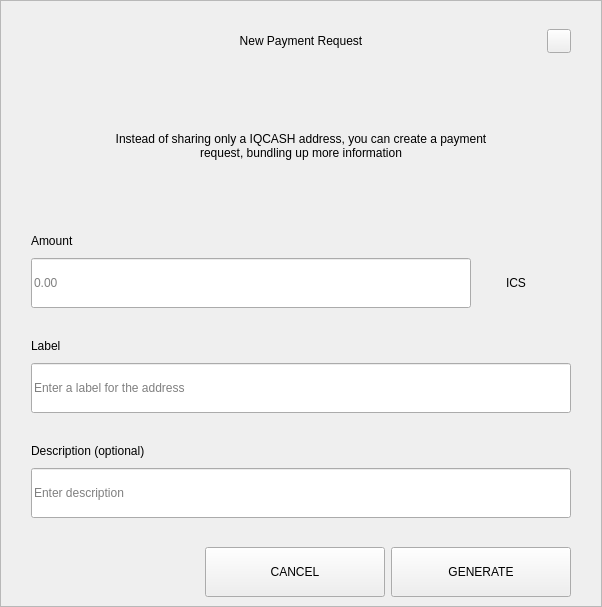
<?xml version="1.0" encoding="UTF-8"?>
<ui version="4.0">
 <class>RequestDialog</class>
 <widget class="QDialog" name="RequestDialog">
  <property name="geometry">
   <rect>
    <x>0</x>
    <y>0</y>
    <width>602</width>
    <height>607</height>
   </rect>
  </property>
  <property name="windowTitle">
   <string>Dialog</string>
  </property>
  <layout class="QVBoxLayout" name="verticalLayout_5">
   <property name="spacing">
    <number>0</number>
   </property>
   <property name="leftMargin">
    <number>0</number>
   </property>
   <property name="topMargin">
    <number>0</number>
   </property>
   <property name="rightMargin">
    <number>0</number>
   </property>
   <property name="bottomMargin">
    <number>0</number>
   </property>
   <item>
    <widget class="QFrame" name="frame">
     <property name="styleSheet">
      <string notr="true"/>
     </property>
     <property name="frameShape">
      <enum>QFrame::StyledPanel</enum>
     </property>
     <property name="frameShadow">
      <enum>QFrame::Raised</enum>
     </property>
     <layout class="QVBoxLayout" name="verticalLayout_4" stretch="1,0,0">
      <property name="spacing">
       <number>0</number>
      </property>
      <property name="leftMargin">
       <number>30</number>
      </property>
      <property name="topMargin">
       <number>20</number>
      </property>
      <property name="rightMargin">
       <number>30</number>
      </property>
      <property name="bottomMargin">
       <number>0</number>
      </property>
      <item>
       <layout class="QHBoxLayout" name="horizontalLayout_3">
        <property name="spacing">
         <number>0</number>
        </property>
        <item>
         <spacer name="horizontalSpacer_21">
          <property name="orientation">
           <enum>Qt::Horizontal</enum>
          </property>
          <property name="sizeHint" stdset="0">
           <size>
            <width>40</width>
            <height>20</height>
           </size>
          </property>
         </spacer>
        </item>
        <item>
         <widget class="QLabel" name="labelTitle">
          <property name="minimumSize">
           <size>
            <width>0</width>
            <height>40</height>
           </size>
          </property>
          <property name="maximumSize">
           <size>
            <width>16777215</width>
            <height>40</height>
           </size>
          </property>
          <property name="styleSheet">
           <string notr="true">padding-left:24px;</string>
          </property>
          <property name="text">
           <string>New Payment Request</string>
          </property>
          <property name="alignment">
           <set>Qt::AlignCenter</set>
          </property>
          <property name="margin">
           <number>7</number>
          </property>
         </widget>
        </item>
        <item>
         <spacer name="horizontalSpacer">
          <property name="orientation">
           <enum>Qt::Horizontal</enum>
          </property>
          <property name="sizeHint" stdset="0">
           <size>
            <width>40</width>
            <height>20</height>
           </size>
          </property>
         </spacer>
        </item>
        <item>
         <widget class="QPushButton" name="btnEsc">
          <property name="minimumSize">
           <size>
            <width>24</width>
            <height>24</height>
           </size>
          </property>
          <property name="maximumSize">
           <size>
            <width>24</width>
            <height>24</height>
           </size>
          </property>
          <property name="focusPolicy">
           <enum>Qt::NoFocus</enum>
          </property>
          <property name="text">
           <string/>
          </property>
         </widget>
        </item>
       </layout>
      </item>
      <item>
       <widget class="QStackedWidget" name="stack">
        <property name="minimumSize">
         <size>
          <width>540</width>
          <height>0</height>
         </size>
        </property>
        <property name="maximumSize">
         <size>
          <width>540</width>
          <height>16777215</height>
         </size>
        </property>
        <property name="currentIndex">
         <number>0</number>
        </property>
        <widget class="QWidget" name="page_1">
         <property name="minimumSize">
          <size>
           <width>540</width>
           <height>0</height>
          </size>
         </property>
         <property name="maximumSize">
          <size>
           <width>540</width>
           <height>16777215</height>
          </size>
         </property>
         <layout class="QVBoxLayout" name="layout1">
          <property name="spacing">
           <number>0</number>
          </property>
          <property name="leftMargin">
           <number>0</number>
          </property>
          <property name="topMargin">
           <number>0</number>
          </property>
          <property name="rightMargin">
           <number>0</number>
          </property>
          <property name="bottomMargin">
           <number>0</number>
          </property>
          <item>
           <spacer name="verticalSpacer_21">
            <property name="orientation">
             <enum>Qt::Vertical</enum>
            </property>
            <property name="sizeType">
             <enum>QSizePolicy::Fixed</enum>
            </property>
            <property name="sizeHint" stdset="0">
             <size>
              <width>20</width>
              <height>30</height>
             </size>
            </property>
           </spacer>
          </item>
          <item alignment="Qt::AlignHCenter">
           <widget class="QLabel" name="labelMessage">
            <property name="minimumSize">
             <size>
              <width>400</width>
              <height>50</height>
             </size>
            </property>
            <property name="text">
             <string>Instead of sharing only a IQCASH address, you can create a payment request, bundling up more information</string>
            </property>
            <property name="alignment">
             <set>Qt::AlignCenter</set>
            </property>
            <property name="wordWrap">
             <bool>true</bool>
            </property>
           </widget>
          </item>
          <item alignment="Qt::AlignBottom">
           <widget class="QWidget" name="containerAmount" native="true">
            <layout class="QVBoxLayout" name="verticalLayout">
             <property name="spacing">
              <number>9</number>
             </property>
             <property name="leftMargin">
              <number>0</number>
             </property>
             <property name="topMargin">
              <number>0</number>
             </property>
             <property name="rightMargin">
              <number>0</number>
             </property>
             <property name="bottomMargin">
              <number>0</number>
             </property>
             <item>
              <widget class="QLabel" name="labelSubtitleAmount">
               <property name="minimumSize">
                <size>
                 <width>350</width>
                 <height>16</height>
                </size>
               </property>
               <property name="maximumSize">
                <size>
                 <width>16777215</width>
                 <height>16</height>
                </size>
               </property>
               <property name="text">
                <string>Amount</string>
               </property>
              </widget>
             </item>
             <item alignment="Qt::AlignTop">
              <widget class="QWidget" name="layoutAmount" native="true">
               <layout class="QHBoxLayout" name="horizontalLayout" stretch="2,0">
                <property name="spacing">
                 <number>0</number>
                </property>
                <property name="leftMargin">
                 <number>0</number>
                </property>
                <property name="topMargin">
                 <number>0</number>
                </property>
                <property name="rightMargin">
                 <number>0</number>
                </property>
                <property name="bottomMargin">
                 <number>0</number>
                </property>
                <item>
                 <widget class="QLineEdit" name="lineEditAmount">
                  <property name="minimumSize">
                   <size>
                    <width>0</width>
                    <height>50</height>
                   </size>
                  </property>
                  <property name="maximumSize">
                   <size>
                    <width>16777215</width>
                    <height>50</height>
                   </size>
                  </property>
                  <property name="placeholderText">
                   <string notr="true">0.00</string>
                  </property>
                 </widget>
                </item>
                <item>
                 <widget class="QWidget" name="comboContainer" native="true">
                  <property name="minimumSize">
                   <size>
                    <width>100</width>
                    <height>50</height>
                   </size>
                  </property>
                  <property name="maximumSize">
                   <size>
                    <width>16777215</width>
                    <height>50</height>
                   </size>
                  </property>
                  <layout class="QHBoxLayout" name="horizontalLayout_31">
                   <property name="spacing">
                    <number>0</number>
                   </property>
                   <property name="leftMargin">
                    <number>0</number>
                   </property>
                   <property name="topMargin">
                    <number>0</number>
                   </property>
                   <property name="rightMargin">
                    <number>10</number>
                   </property>
                   <property name="bottomMargin">
                    <number>0</number>
                   </property>
                   <item>
                    <widget class="QLabel" name="comboBoxCoin">
                     <property name="text">
                      <string>ICS</string>
                     </property>
                     <property name="alignment">
                      <set>Qt::AlignCenter</set>
                     </property>
                    </widget>
                   </item>
                  </layout>
                 </widget>
                </item>
               </layout>
              </widget>
             </item>
            </layout>
           </widget>
          </item>
          <item>
           <spacer name="verticalSpacer_31">
            <property name="orientation">
             <enum>Qt::Vertical</enum>
            </property>
            <property name="sizeType">
             <enum>QSizePolicy::Fixed</enum>
            </property>
            <property name="sizeHint" stdset="0">
             <size>
              <width>20</width>
              <height>30</height>
             </size>
            </property>
           </spacer>
          </item>
          <item>
           <layout class="QVBoxLayout" name="verticalLayoutLabel">
            <property name="spacing">
             <number>9</number>
            </property>
            <item>
             <widget class="QLabel" name="labelSubtitleLabel">
              <property name="minimumSize">
               <size>
                <width>0</width>
                <height>16</height>
               </size>
              </property>
              <property name="maximumSize">
               <size>
                <width>16777215</width>
                <height>16</height>
               </size>
              </property>
              <property name="text">
               <string>Label</string>
              </property>
             </widget>
            </item>
            <item>
             <widget class="QLineEdit" name="lineEditLabel">
              <property name="minimumSize">
               <size>
                <width>0</width>
                <height>50</height>
               </size>
              </property>
              <property name="maximumSize">
               <size>
                <width>16777215</width>
                <height>50</height>
               </size>
              </property>
              <property name="placeholderText">
               <string>Enter a label for the address</string>
              </property>
             </widget>
            </item>
           </layout>
          </item>
          <item>
           <spacer name="verticalSpacer_34">
            <property name="orientation">
             <enum>Qt::Vertical</enum>
            </property>
            <property name="sizeType">
             <enum>QSizePolicy::Fixed</enum>
            </property>
            <property name="sizeHint" stdset="0">
             <size>
              <width>20</width>
              <height>30</height>
             </size>
            </property>
           </spacer>
          </item>
          <item>
           <layout class="QVBoxLayout" name="verticalLayoutDescription">
            <property name="spacing">
             <number>9</number>
            </property>
            <item>
             <widget class="QLabel" name="labelSubtitleDescription">
              <property name="minimumSize">
               <size>
                <width>0</width>
                <height>16</height>
               </size>
              </property>
              <property name="maximumSize">
               <size>
                <width>16777215</width>
                <height>16</height>
               </size>
              </property>
              <property name="text">
               <string>Description (optional)</string>
              </property>
             </widget>
            </item>
            <item>
             <widget class="QLineEdit" name="lineEditDescription">
              <property name="minimumSize">
               <size>
                <width>0</width>
                <height>50</height>
               </size>
              </property>
              <property name="maximumSize">
               <size>
                <width>16777215</width>
                <height>50</height>
               </size>
              </property>
              <property name="placeholderText">
               <string>Enter description</string>
              </property>
             </widget>
            </item>
            <item>
             <spacer name="verticalSpacer_4">
              <property name="orientation">
               <enum>Qt::Vertical</enum>
              </property>
              <property name="sizeType">
               <enum>QSizePolicy::Fixed</enum>
              </property>
              <property name="sizeHint" stdset="0">
               <size>
                <width>20</width>
                <height>20</height>
               </size>
              </property>
             </spacer>
            </item>
           </layout>
          </item>
         </layout>
        </widget>
        <widget class="QWidget" name="page_2">
         <layout class="QVBoxLayout" name="layout2">
          <item>
           <spacer name="verticalSpacer_5">
            <property name="orientation">
             <enum>Qt::Vertical</enum>
            </property>
            <property name="sizeType">
             <enum>QSizePolicy::Fixed</enum>
            </property>
            <property name="sizeHint" stdset="0">
             <size>
              <width>20</width>
              <height>50</height>
             </size>
            </property>
           </spacer>
          </item>
          <item alignment="Qt::AlignHCenter">
           <widget class="QLabel" name="labelQrImg">
            <property name="minimumSize">
             <size>
              <width>260</width>
              <height>260</height>
             </size>
            </property>
            <property name="maximumSize">
             <size>
              <width>260</width>
              <height>260</height>
             </size>
            </property>
            <property name="text">
             <string/>
            </property>
            <property name="alignment">
             <set>Qt::AlignCenter</set>
            </property>
           </widget>
          </item>
          <item>
           <spacer name="verticalSpacer_2">
            <property name="orientation">
             <enum>Qt::Vertical</enum>
            </property>
            <property name="sizeType">
             <enum>QSizePolicy::Fixed</enum>
            </property>
            <property name="sizeHint" stdset="0">
             <size>
              <width>20</width>
              <height>30</height>
             </size>
            </property>
           </spacer>
          </item>
          <item alignment="Qt::AlignHCenter">
           <widget class="QLabel" name="labelAddress">
            <property name="text">
             <string>D7VFR83SQbiezrW72hjcWJtcfip5krte2Z </string>
            </property>
           </widget>
          </item>
          <item>
           <spacer name="verticalSpacer_32">
            <property name="orientation">
             <enum>Qt::Vertical</enum>
            </property>
            <property name="sizeType">
             <enum>QSizePolicy::Expanding</enum>
            </property>
            <property name="sizeHint" stdset="0">
             <size>
              <width>20</width>
              <height>20</height>
             </size>
            </property>
           </spacer>
          </item>
          <item>
           <layout class="QHBoxLayout" name="horizontal">
            <property name="leftMargin">
             <number>20</number>
            </property>
            <property name="rightMargin">
             <number>20</number>
            </property>
            <property name="bottomMargin">
             <number>20</number>
            </property>
            <item>
             <spacer name="horizontalSpacer_4">
              <property name="orientation">
               <enum>Qt::Horizontal</enum>
              </property>
              <property name="sizeHint" stdset="0">
               <size>
                <width>40</width>
                <height>20</height>
               </size>
              </property>
             </spacer>
            </item>
            <item>
             <widget class="QPushButton" name="btnCopyAddress">
              <property name="minimumSize">
               <size>
                <width>180</width>
                <height>50</height>
               </size>
              </property>
              <property name="text">
               <string>COPY ADDRESS</string>
              </property>
             </widget>
            </item>
            <item>
             <widget class="QPushButton" name="btnCopyUrl">
              <property name="minimumSize">
               <size>
                <width>180</width>
                <height>50</height>
               </size>
              </property>
              <property name="text">
               <string>COPY URL</string>
              </property>
             </widget>
            </item>
            <item>
             <spacer name="horizontalSpacer_2">
              <property name="orientation">
               <enum>Qt::Horizontal</enum>
              </property>
              <property name="sizeHint" stdset="0">
               <size>
                <width>40</width>
                <height>20</height>
               </size>
              </property>
             </spacer>
            </item>
           </layout>
          </item>
         </layout>
        </widget>
       </widget>
      </item>
      <item>
       <widget class="QWidget" name="buttonsStack" native="true">
        <layout class="QHBoxLayout" name="horizontalLayout_5">
         <property name="leftMargin">
          <number>20</number>
         </property>
         <property name="rightMargin">
          <number>0</number>
         </property>
         <item>
          <spacer name="horizontalSpacer_41">
           <property name="orientation">
            <enum>Qt::Horizontal</enum>
           </property>
           <property name="sizeHint" stdset="0">
            <size>
             <width>40</width>
             <height>20</height>
            </size>
           </property>
          </spacer>
         </item>
         <item>
          <widget class="QPushButton" name="btnCancel">
           <property name="minimumSize">
            <size>
             <width>180</width>
             <height>50</height>
            </size>
           </property>
           <property name="focusPolicy">
            <enum>Qt::NoFocus</enum>
           </property>
           <property name="text">
            <string>CANCEL</string>
           </property>
          </widget>
         </item>
         <item>
          <widget class="QPushButton" name="btnSave">
           <property name="minimumSize">
            <size>
             <width>180</width>
             <height>50</height>
            </size>
           </property>
           <property name="focusPolicy">
            <enum>Qt::NoFocus</enum>
           </property>
           <property name="text">
            <string>GENERATE</string>
           </property>
          </widget>
         </item>
        </layout>
       </widget>
      </item>
     </layout>
    </widget>
   </item>
  </layout>
 </widget>
 <resources/>
 <connections/>
</ui>
